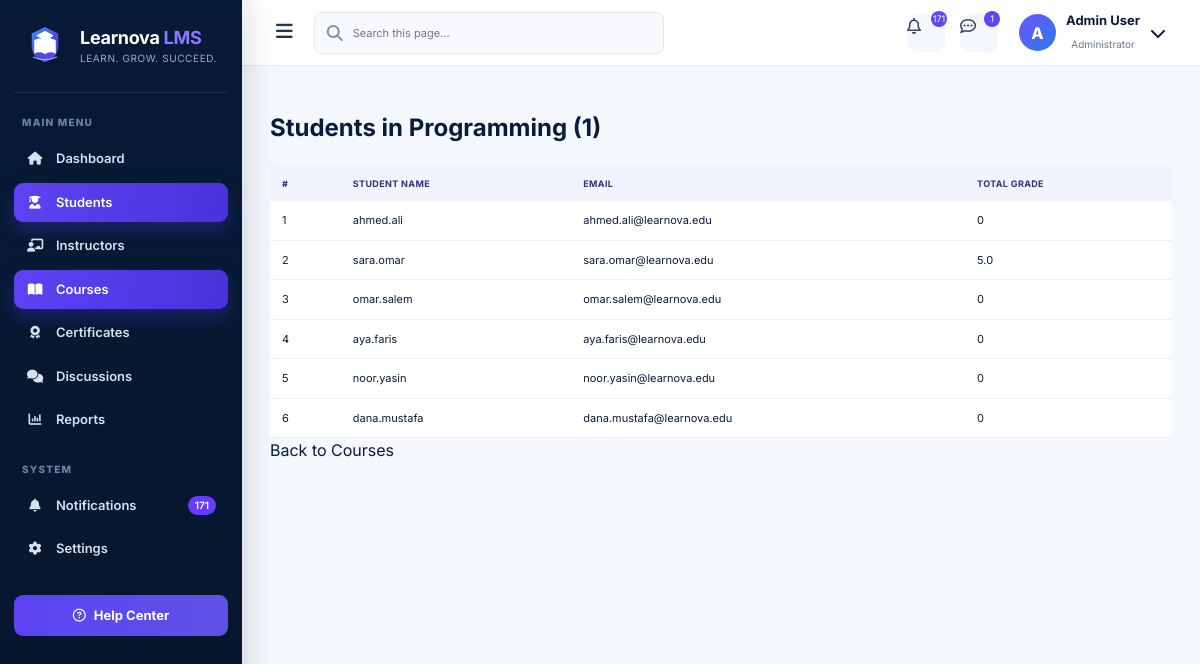
The app's page /admin/courses/1/students with its own data.
### app/models.py (models this page shows, shortened)
class Course(db.Model):
    __tablename__ = 'course'
    id = db.Column(db.Integer, primary_key=True)
    code = db.Column(db.String(50), nullable=False, unique=True, index=True)
    name = db.Column(db.String(100))
    description = db.Column(db.Text)
    teacher_id = db.Column(db.Integer, db.ForeignKey('user.id'), nullable=False)
    course_identifier = db.Column(
        db.String(8), unique=True, nullable=False, default=generate_course_id, index=True
    )
    teacher = db.relationship('User', back_populates='courses')
    enrollments = db.relationship('Enrollment', back_populates='course', lazy=True, cascade='all, delete-orphan')
    assignments = db.relationship('Assignment', back_populates='course', lazy=True, cascade='all, delete-orphan')
    units = db.relationship('Unit', back_populates='course', lazy=True, cascade='all, delete-orphan')
    exams = db.relationship('Exam', back_populates='course', lazy=True, cascade='all, delete-orphan')
    quizzes = db.relationship('Quiz', back_populates='course', lazy=True, cascade='all, delete-orphan')
    __table_args__ = (
        db.UniqueConstraint('code', name='uq_course_code'),
    )

class User(UserMixin, db.Model):
    __tablename__ = 'user'
    id = db.Column(db.Integer, primary_key=True)
    username = db.Column(db.String(50), nullable=False, unique=True, index=True)
    email = db.Column(db.String(100), nullable=False, unique=True, index=True)
    password_hash = db.Column(db.String(255), nullable=False)  # Secure hash
    visible_password = db.Column(db.String(255), nullable=True)  # Demo-only admin display
    role = db.Column(db.String(10), nullable=False)  # 'student', 'teacher', 'admin'
    name_person = db.Column(db.String(100), nullable=True)
    university_id = db.Column(db.String(30), nullable=True, unique=True, index=True)
    employee_id = db.Column(db.String(30), nullable=True, unique=True, index=True)
    phone = db.Column(db.String(25), nullable=True)
    department = db.Column(db.String(100), nullable=True)
    level = db.Column(db.String(30), nullable=True)
    gender = db.Column(db.String(15), nullable=True)
    status = db.Column(db.String(20), nullable=False, default='Active')
    office_number = db.Column(db.String(30), nullable=True)
    academic_rank = db.Column(db.String(60), nullable=True)
    courses = db.relationship('Course', back_populates='teacher', lazy=True)
    enrollments = db.relationship('Enrollment', back_populates='student', lazy=True, cascade='all, delete-orphan')
    submissions = db.relationship('Submission', back_populates='student', lazy=True, cascade='all, delete-orphan')
    grades = db.relationship('Grade', back_populates='student', lazy=True, cascade='all, delete-orphan')

### app/routes/admin.py (the view)
@admin_bp.route('/courses/<int:course_id>/students')
def course_students(course_id):
    course=Course.query.get_or_404(course_id); data=[]
    for enrollment in course.enrollments:
        student=enrollment.student
        total=sum(s.grade for s in student.submissions if s.assignment.course_id==course.id and s.grade is not None)
        data.append({'student':student,'total_grade':total})
    return render_template('admin/course_students.html',course=course,student_data=data)

### app/routes/admin.py (called while the page is built)
@admin_bp.app_context_processor
def admin_header_counts():
    return {
        'admin_unread_count': Notification.query.filter_by(is_read=False).count(),
        'admin_message_count': DiscussionTopic.query.count(),
    }

### app/templates/admin/course_students.html
{% extends "admin/base.html" %}
{% block content %}
<h2>Students in {{ course.name }}</h2>
<table>
    <thead>
        <tr>
            <th>#</th>
            <th>Student Name</th>
            <th>Email</th>
            <th>Total Grade</th>
        </tr>
    </thead>
    <tbody>
        {% for data in student_data %}
        <tr>
            <td>{{ loop.index }}</td>
            <td>{{ data.student.username }}</td>
            <td>{{ data.student.email }}</td>
            <td>{{ data.total_grade }}</td>
        </tr>
        {% endfor %}
    </tbody>
</table>
<a href="{{ url_for('admin.manage_courses') }}">Back to Courses</a>
{% endblock %}

### app/static/professional.css (style rules this page uses)
:root { --navy:#071a36;--navy2:#0d2447;--primary:#5b46f5;--primary2:#2869ee;--cyan:#26b7e8;--green:#10b981;--amber:#f5aa13;--danger:#e73550;--bg:#f4f7fc;--card:#fff;--text:#0b1b3a;--muted:#6b7890;--line:#e4e9f2;--shadow:0 12px 35px rgba(8,27,58,.08);--radius:16px }
* { box-sizing:border-box }
html { scroll-behavior:smooth }
body { margin:0;font-family:Inter,"Segoe UI",sans-serif;background:var(--bg);color:var(--text);line-height:1.5 }
a { text-decoration:none;color:inherit }
table { width:100%;border-collapse:separate;border-spacing:0;min-width:900px;background:#fff }
th { padding:11px 12px;background:#f1f3ff;color:#343277;text-transform:uppercase;font-size:9px;letter-spacing:.04em;text-align:left }
td { padding:11px 12px;border-bottom:1px solid #edf0f5;font-size:11px;vertical-align:middle }

### records on screen
Course: name "Programming (1)"
User: student.username "ahmed.ali", student.email "ahmed.ali@learnova.edu"
User: student.username "sara.omar", student.email "sara.omar@learnova.edu"
User: student.username "omar.salem", student.email "omar.salem@learnova.edu"
User: student.username "aya.faris", student.email "aya.faris@learnova.edu"
User: student.username "noor.yasin", student.email "noor.yasin@learnova.edu"
User: student.username "dana.mustafa", student.email "dana.mustafa@learnova.edu"

### other values on screen
{{ admin_unread_count|default(0) }} "171"
{{ admin_message_count|default(0) }} "1"
{{ data.total_grade }} "0" "5.0" "0" "0" "0" "0"
